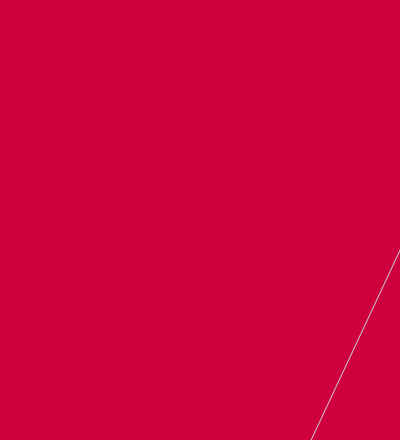
Frame 1 (no input)
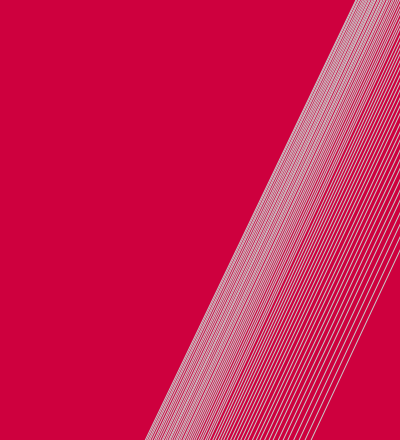
Frame 60 (the mouse pressed at the canvas centre just before this capture)
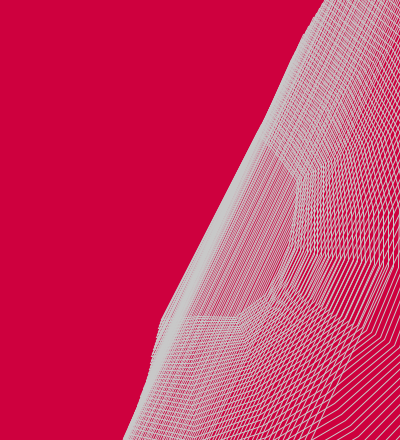
Frame 120 (the mouse held since frame 60 and released just before this capture)

The Processing sketch that drew these frames (run headless with seeded random() and noise(); from frame 60 on, the mouse is pressed at the canvas centre):

// Processing sketch: processing_5624
// ── processing_5624.pde

int x, y, deg;  
int mode = 10; 
int nbr =10; 
Dot[] d = new Dot[nbr]; 
float maxRadius  = 2000;  
float angle=5; 
void setup(){ 
    background(206,0,62); 
  size(400, 440); 
  smooth(); 
  x = width/4 ; 
  y = height/4; 
 float deg = (180/nbr); 
  for (int i=0; i<d.length; i++){ 
     angle += radians(deg); 
   maxRadius += random(100); 
    d[i] = new Dot(x + cos(angle)*maxRadius  , y+ sin(angle)*maxRadius , random(-20, 20), i); 
  }  
}  
void mouseReleased(){ 
  background(233, 233, 220); 
  float deg = (360/nbr); 
  for (int i=0; i<d.length; i++){ 
     angle += radians(deg); 
     maxRadius =200+random(20); 
    d[i] = new Dot(x + cos(angle)*maxRadius  , y+ sin(angle)*maxRadius, random(-20, 20), i); 
  } 
} 
void draw(){ 
  beginShape(); 
   for (int i=0; i<d.length; i++){ 
     d[i].maison(); 
     stroke(200); 
     noFill(); 
   vertex(d[i].x , d[i].y); 
   } 
   endShape(CLOSE); 
} 
class Dot{ 
  float x, y; 
  float vx, vy; 
  float ar = random(2, 20); 
  int id; 
  Dot(float xpos, float ypos, float angledeRotation, int moi){ 
    x  = xpos; 
    y  = ypos; 
    ar  = angledeRotation; 
    id = moi ; 
  } 
  void maison(){ 
     ar+=random(0.2); 
     x += cos(ar)*(random(1))+((width/2 - x) * 0.025);  
     y += sin(ar)*(random(1))+((height/2 - y) * 0.025);  
  } 
} 
 
